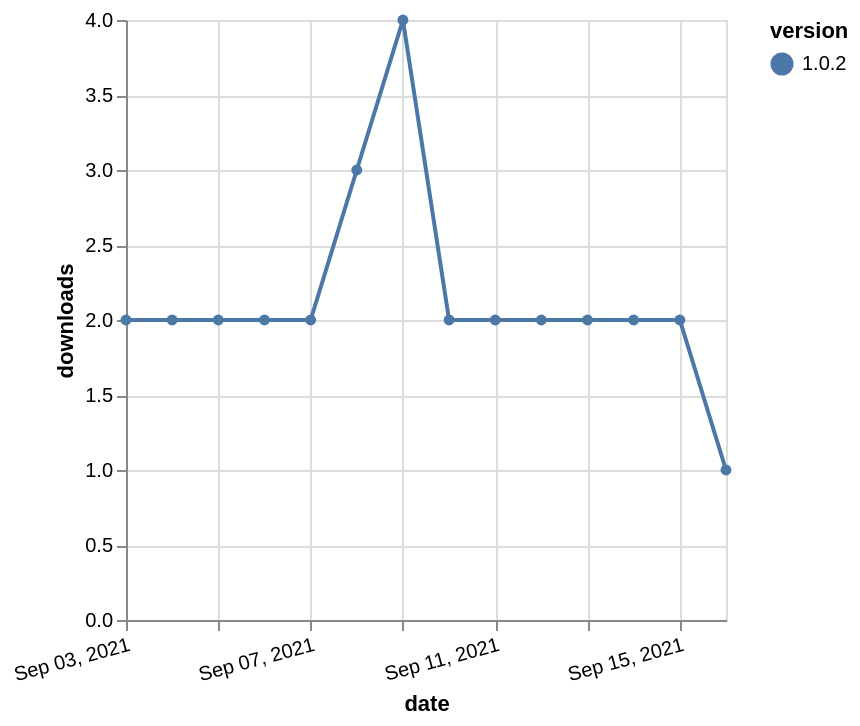

Write a Vega-Lite specification for this figure.
### Vega-Lite specification from a JSON file in a GitHub repository (floating-point values rounded to 4 significant figures)
{"$schema": "https://vega.github.io/schema/vega-lite/v5.json", "description": "A simple bar chart with embedded data.", "data": {"values": [{"date": "2021-09-03", "total": 4564, "delta": 2, "version": "1.0.2"}, {"date": "2021-09-04", "total": 4566, "delta": 2, "version": "1.0.2"}, {"date": "2021-09-05", "total": 4568, "delta": 2, "version": "1.0.2"}, {"date": "2021-09-06", "total": 4570, "delta": 2, "version": "1.0.2"}, {"date": "2021-09-07", "total": 4572, "delta": 2, "version": "1.0.2"}, {"date": "2021-09-08", "total": 4575, "delta": 3, "version": "1.0.2"}, {"date": "2021-09-09", "total": 4579, "delta": 4, "version": "1.0.2"}, {"date": "2021-09-10", "total": 4581, "delta": 2, "version": "1.0.2"}, {"date": "2021-09-11", "total": 4583, "delta": 2, "version": "1.0.2"}, {"date": "2021-09-12", "total": 4585, "delta": 2, "version": "1.0.2"}, {"date": "2021-09-13", "total": 4587, "delta": 2, "version": "1.0.2"}, {"date": "2021-09-14", "total": 4589, "delta": 2, "version": "1.0.2"}, {"date": "2021-09-15", "total": 4591, "delta": 2, "version": "1.0.2"}, {"date": "2021-09-16", "total": 4592, "delta": 1, "version": "1.0.2"}]}, "width": "container", "mark": {"type": "line", "point": {"filled": true}}, "encoding": {"x": {"field": "date", "type": "temporal", "timeUnit": "yearmonthdate", "title": "date", "axis": {"labelAngle": -15}}, "y": {"field": "delta", "type": "quantitative", "title": "downloads"}, "color": {"field": "version", "type": "nominal"}, "tooltip": {"field": "delta"}}}
